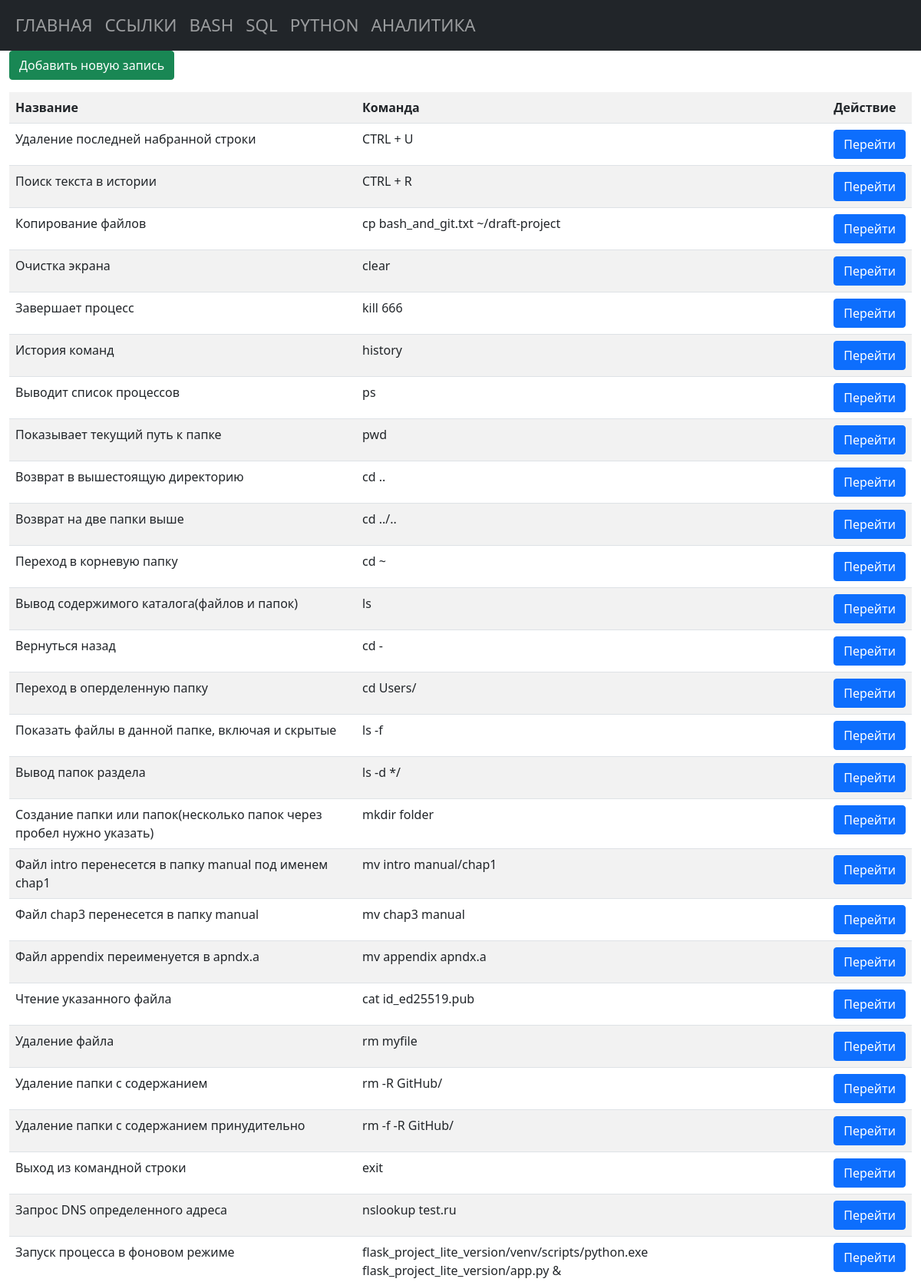
Page /bash (upper part) on the committed database.
### tables this page shows
CREATE TABLE "bash" (
    bash_id INTEGER PRIMARY KEY AUTOINCREMENT,
    bash_command TEXT NOT NULL,
    bash_name TEXT NOT NULL
  );

### app.py (the view)
@app.route("/bash")
def bash_list_commands():
    conn = get_db_connection()
    bash_list = conn.execute("SELECT * FROM bash").fetchall()
    conn.close()
    return render_template("bash/bash_list_commands.html",
                           bash_list=bash_list,
                           )

### app.py (called while the page is built)
def get_db_connection():
    db_path = os.path.join(BASE_DIR, "database.db")
    conn = sqlite3.connect(db_path)
    conn.row_factory = sqlite3.Row
    return conn

### templates/bash/bash_list_commands.html (shortened to what this page needs)
{% extends "base.html" %} {% block title %}Команды bash{% endblock %} {% block content %}
<p><a class="btn btn-success" href="{{ url_for('add_bash_command') }}">Добавить новую запись</a></p>
<table class="table table-striped">
   <tr>
      <th scope="col">Название</th>
      <th scope="col">Команда</th>
      <th scope="col">Действие</th>
   </tr>
   {% for bash_list in bash_list %}
   <tr>
      <td>{{ bash_list['bash_name']}}</td>
      <td>{{ bash_list['bash_command'] }}</td>
      <td><a class="btn btn-primary"
            href="{{ url_for('get_post_bash_command', bash_id=bash_list['bash_id']) }}">Перейти</a></td>
   </tr>
   {% endfor %}
</table>
{% endblock %}

### static/styles.css (style rules this page uses)
a { color: black; text-decoration: none; }

### rows in the picture
bash: bash_name "Удаление последней набранной строки", bash_command "CTRL + U"
bash: bash_name "Поиск текста в истории", bash_command "CTRL + R"
bash: bash_name "Копирование файлов", bash_command "cp bash_and_git.txt ~/draft-project"
bash: bash_name "Очистка экрана", bash_command "clear"
bash: bash_name "Завершает процесс", bash_command "kill 666"
bash: bash_name "История команд", bash_command "history"
bash: bash_name "Выводит список процессов", bash_command "ps"
bash: bash_name "Показывает текущий путь к папке", bash_command "pwd"
bash: bash_name "Возврат в вышестоящую директорию", bash_command "cd .."
bash: bash_name "Возврат на две папки выше", bash_command "cd ../.."
bash: bash_name "Переход в корневую папку", bash_command "cd ~"
bash: bash_name "Вывод содержимого каталога(файлов и папок)", bash_command "ls"
bash: bash_name "Вернуться назад", bash_command "cd -"
bash: bash_name "Переход в оперделенную папку", bash_command "cd Users/"
bash: bash_name "Показать файлы в данной папке, включая и скрытые", bash_command "ls -f"
bash: bash_name "Вывод папок раздела", bash_command "ls -d */"
bash: bash_name "Создание папки или папок(несколько папок через пробел нужно указать)", bash_command "mkdir folder"
bash: bash_name "Файл intro перенесется в папку manual под именем chap1", bash_command "mv intro manual/chap1"
bash: bash_name "Файл chap3 перенесется в папку manual", bash_command "mv chap3 manual"
bash: bash_name "Файл appendix переименуется в apndx.a", bash_command "mv appendix apndx.a"
bash: bash_name "Чтение указанного файла", bash_command "cat id_ed25519.pub"
bash: bash_name "Удаление файла", bash_command "rm myfile"
bash: bash_name "Удаление папки с содержанием", bash_command "rm -R GitHub/"
bash: bash_name "Удаление папки с содержанием принудительно", bash_command "rm -f -R GitHub/"
bash: bash_name "Выход из командной строки", bash_command "exit"
bash: bash_name "Запрос DNS определенного адреса", bash_command "nslookup test.ru"
bash: bash_name "Запуск процесса в фоновом режиме", bash_command "flask_project_lite_version/venv/scripts/python.exe flask_project_lite_version/app.py &"
